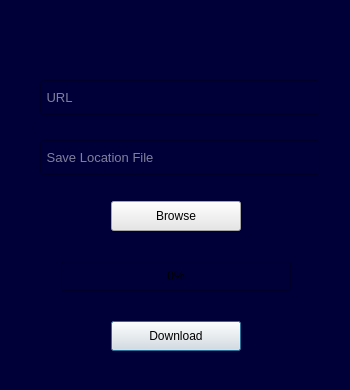
<?xml version="1.0" encoding="UTF-8"?>
<ui version="4.0">
 <class>Dialog</class>
 <widget class="QDialog" name="Dialog">
  <property name="geometry">
   <rect>
    <x>0</x>
    <y>0</y>
    <width>350</width>
    <height>390</height>
   </rect>
  </property>
  <property name="minimumSize">
   <size>
    <width>350</width>
    <height>390</height>
   </size>
  </property>
  <property name="maximumSize">
   <size>
    <width>350</width>
    <height>390</height>
   </size>
  </property>
  <property name="tabletTracking">
   <bool>false</bool>
  </property>
  <property name="windowTitle">
   <string>Downloader</string>
  </property>
  <property name="toolTipDuration">
   <number>0</number>
  </property>
  <property name="styleSheet">
   <string notr="true">background-color:rgb(0, 0, 57);</string>
  </property>
  <widget class="QLabel" name="label">
   <property name="geometry">
    <rect>
     <x>26</x>
     <y>0</y>
     <width>81</width>
     <height>71</height>
    </rect>
   </property>
   <property name="text">
    <string/>
   </property>
   <property name="pixmap">
    <pixmap>icons/download_icon.png</pixmap>
   </property>
   <property name="scaledContents">
    <bool>true</bool>
   </property>
  </widget>
  <widget class="QLineEdit" name="save_location">
   <property name="geometry">
    <rect>
     <x>40</x>
     <y>140</y>
     <width>280</width>
     <height>35</height>
    </rect>
   </property>
   <property name="minimumSize">
    <size>
     <width>280</width>
     <height>35</height>
    </size>
   </property>
   <property name="maximumSize">
    <size>
     <width>280</width>
     <height>35</height>
    </size>
   </property>
   <property name="font">
    <font>
     <pointsize>10</pointsize>
    </font>
   </property>
   <property name="focusPolicy">
    <enum>Qt::ClickFocus</enum>
   </property>
   <property name="styleSheet">
    <string notr="true">color:rgb(255, 255, 255);</string>
   </property>
   <property name="placeholderText">
    <string> Save Location File</string>
   </property>
   <property name="cursorMoveStyle">
    <enum>Qt::VisualMoveStyle</enum>
   </property>
  </widget>
  <widget class="QLineEdit" name="url">
   <property name="geometry">
    <rect>
     <x>40</x>
     <y>80</y>
     <width>280</width>
     <height>35</height>
    </rect>
   </property>
   <property name="minimumSize">
    <size>
     <width>280</width>
     <height>35</height>
    </size>
   </property>
   <property name="maximumSize">
    <size>
     <width>280</width>
     <height>35</height>
    </size>
   </property>
   <property name="font">
    <font>
     <pointsize>10</pointsize>
    </font>
   </property>
   <property name="tabletTracking">
    <bool>false</bool>
   </property>
   <property name="focusPolicy">
    <enum>Qt::ClickFocus</enum>
   </property>
   <property name="styleSheet">
    <string notr="true">color: rgb(255, 255, 255);</string>
   </property>
   <property name="cursorPosition">
    <number>0</number>
   </property>
   <property name="placeholderText">
    <string> URL</string>
   </property>
   <property name="cursorMoveStyle">
    <enum>Qt::VisualMoveStyle</enum>
   </property>
   <property name="clearButtonEnabled">
    <bool>false</bool>
   </property>
  </widget>
  <widget class="QWidget" name="layoutWidget">
   <property name="geometry">
    <rect>
     <x>0</x>
     <y>320</y>
     <width>351</width>
     <height>32</height>
    </rect>
   </property>
   <layout class="QHBoxLayout" name="horizontalLayout">
    <item>
     <spacer name="horizontalSpacer">
      <property name="orientation">
       <enum>Qt::Horizontal</enum>
      </property>
      <property name="sizeHint" stdset="0">
       <size>
        <width>40</width>
        <height>20</height>
       </size>
      </property>
     </spacer>
    </item>
    <item>
     <widget class="QPushButton" name="downloadbtn">
      <property name="minimumSize">
       <size>
        <width>130</width>
        <height>30</height>
       </size>
      </property>
      <property name="maximumSize">
       <size>
        <width>130</width>
        <height>30</height>
       </size>
      </property>
      <property name="styleSheet">
       <string notr="true">background-color:rgb(231, 231, 231);</string>
      </property>
      <property name="text">
       <string>Download</string>
      </property>
     </widget>
    </item>
    <item>
     <spacer name="horizontalSpacer_2">
      <property name="orientation">
       <enum>Qt::Horizontal</enum>
      </property>
      <property name="sizeHint" stdset="0">
       <size>
        <width>40</width>
        <height>20</height>
       </size>
      </property>
     </spacer>
    </item>
   </layout>
  </widget>
  <widget class="QWidget" name="layoutWidget">
   <property name="geometry">
    <rect>
     <x>0</x>
     <y>260</y>
     <width>351</width>
     <height>32</height>
    </rect>
   </property>
   <layout class="QHBoxLayout" name="horizontalLayout_2">
    <item>
     <spacer name="horizontalSpacer_3">
      <property name="orientation">
       <enum>Qt::Horizontal</enum>
      </property>
      <property name="sizeHint" stdset="0">
       <size>
        <width>40</width>
        <height>20</height>
       </size>
      </property>
     </spacer>
    </item>
    <item>
     <widget class="QProgressBar" name="progressBar">
      <property name="minimumSize">
       <size>
        <width>230</width>
        <height>30</height>
       </size>
      </property>
      <property name="maximumSize">
       <size>
        <width>230</width>
        <height>30</height>
       </size>
      </property>
      <property name="styleSheet">
       <string notr="true">color-font:rgb(0, 0, 0);</string>
      </property>
      <property name="value">
       <number>0</number>
      </property>
      <property name="alignment">
       <set>Qt::AlignCenter</set>
      </property>
      <property name="invertedAppearance">
       <bool>false</bool>
      </property>
      <property name="textDirection">
       <enum>QProgressBar::BottomToTop</enum>
      </property>
     </widget>
    </item>
    <item>
     <spacer name="horizontalSpacer_4">
      <property name="orientation">
       <enum>Qt::Horizontal</enum>
      </property>
      <property name="sizeHint" stdset="0">
       <size>
        <width>40</width>
        <height>20</height>
       </size>
      </property>
     </spacer>
    </item>
   </layout>
  </widget>
  <widget class="QWidget" name="">
   <property name="geometry">
    <rect>
     <x>0</x>
     <y>200</y>
     <width>351</width>
     <height>32</height>
    </rect>
   </property>
   <layout class="QHBoxLayout" name="horizontalLayout_3">
    <item>
     <spacer name="horizontalSpacer_5">
      <property name="orientation">
       <enum>Qt::Horizontal</enum>
      </property>
      <property name="sizeHint" stdset="0">
       <size>
        <width>40</width>
        <height>20</height>
       </size>
      </property>
     </spacer>
    </item>
    <item>
     <widget class="QPushButton" name="browse">
      <property name="minimumSize">
       <size>
        <width>130</width>
        <height>30</height>
       </size>
      </property>
      <property name="maximumSize">
       <size>
        <width>130</width>
        <height>30</height>
       </size>
      </property>
      <property name="styleSheet">
       <string notr="true">background-color:rgb(231, 231, 231);</string>
      </property>
      <property name="text">
       <string>Browse</string>
      </property>
     </widget>
    </item>
    <item>
     <spacer name="horizontalSpacer_6">
      <property name="orientation">
       <enum>Qt::Horizontal</enum>
      </property>
      <property name="sizeHint" stdset="0">
       <size>
        <width>40</width>
        <height>20</height>
       </size>
      </property>
     </spacer>
    </item>
   </layout>
  </widget>
 </widget>
 <resources>
  <include location="icons/resource.qrc"/>
 </resources>
 <connections/>
</ui>
